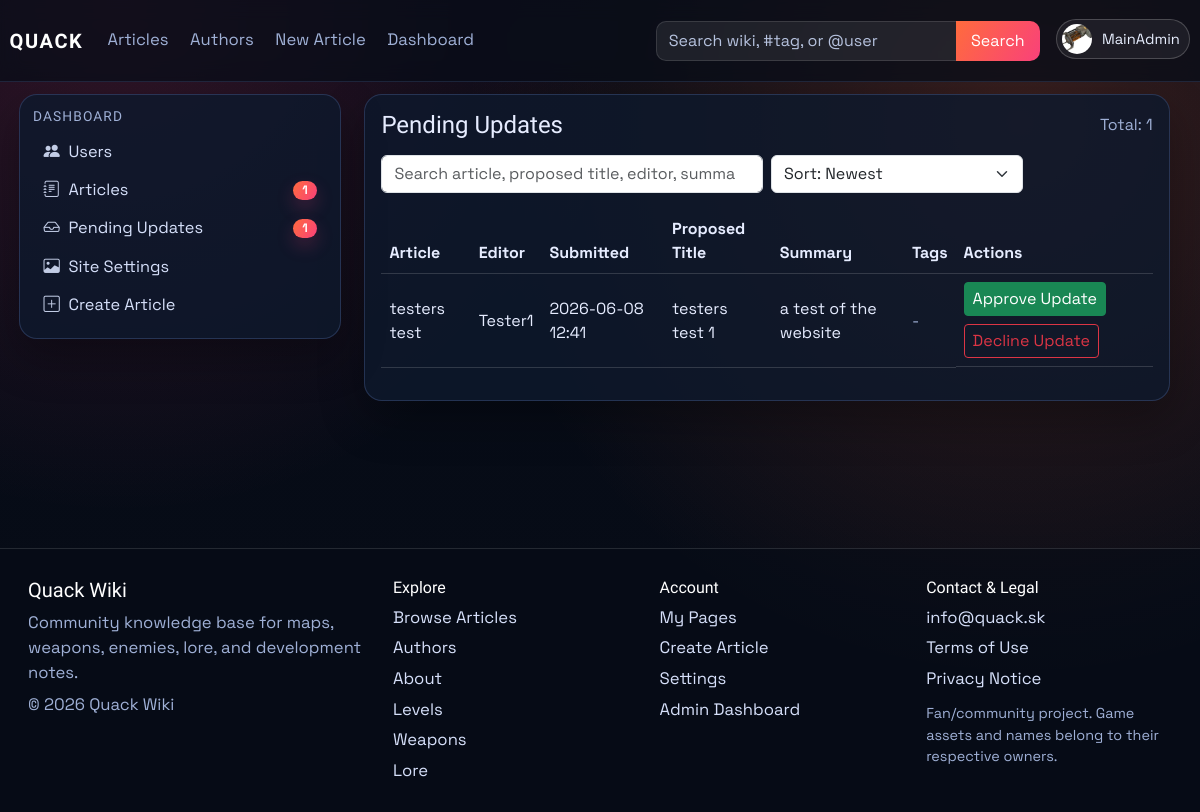
Page /dashboard/updates (signed in) on the committed database.
### models.py (models this page shows, shortened)
class User(db.Model, UserMixin):
    id = db.Column(db.Integer, primary_key=True)
    username = db.Column(db.String(120), unique=True, nullable=False)
    email = db.Column(db.String(120), unique=True, nullable=False)
    password_hash = db.Column(db.String(128), nullable=False)
    profile_image_url = db.Column(db.String(120), nullable=True)
    public_display_name = db.Column(db.String(80), nullable=True)
    public_bio = db.Column(db.Text, nullable=True)
    created_at = db.Column(db.DateTime, default=datetime.utcnow)
    role = db.Column(db.String(30), default='user')
    is_archived = db.Column(db.Boolean, default=False, nullable=False)
    archived_at = db.Column(db.DateTime, nullable=True)

class ArticleRevision(db.Model):
    id = db.Column(db.Integer, primary_key=True)
    article_id = db.Column(db.Integer, db.ForeignKey('article.id'), nullable=False)
    editor = db.Column(db.String(120), nullable=False)
    created_at = db.Column(db.DateTime, default=datetime.utcnow)
    title = db.Column(db.String(120), nullable=False)
    summary = db.Column(db.Text)
    content = db.Column(db.Text, nullable=False)
    infobox_data = db.Column(db.Text, nullable=True)
    image_url = db.Column(db.String(120), default='default.png')
    tags = db.Column(db.JSON, default=list)
    status = db.Column(db.String(20), default='pending', nullable=False)
    article = db.relationship('Article', backref=db.backref('revisions', lazy=True))

class Article(db.Model):
    id = db.Column(db.Integer, primary_key=True)
    title = db.Column(db.String(120), unique=True, nullable=False)
    author = db.Column(db.String(120), nullable=False)
    created_at = db.Column(db.DateTime, default=datetime.utcnow)
    image_url = db.Column(db.String(120), default='default.png')
    summary = db.Column(db.Text)
    content = db.Column(db.Text, nullable=False)
    infobox_data = db.Column(db.Text, nullable=True)
    tags = db.Column(db.JSON, default=list)
    status = db.Column(db.String(20), default='pending', nullable=False)
    approved_by = db.Column(db.String(120), nullable=True)
    approved_at = db.Column(db.DateTime, nullable=True)
    is_archived = db.Column(db.Boolean, default=False, nullable=False)
    archived_at = db.Column(db.DateTime, nullable=True)

### main.py (the view)
@app.route('/dashboard/updates')
@role_required(['admin', 'writer'])
def dashboard_updates():
    search = (request.args.get('q') or '').strip()
    sort = (request.args.get('sort') or 'newest').strip().lower()
    sort_map = {
        'newest': ArticleRevision.created_at.desc(),
        'oldest': ArticleRevision.created_at.asc(),
        'title_az': ArticleRevision.title.asc(),
        'title_za': ArticleRevision.title.desc(),
        'editor_az': ArticleRevision.editor.asc(),
        'editor_za': ArticleRevision.editor.desc(),
    }
    query = ArticleRevision.query.filter_by(status='pending')
    revisions = query.order_by(sort_map.get(sort, ArticleRevision.created_at.desc())).all()
    if search:
        revisions = [revision for revision in revisions if revision_matches_search(revision, search)]
    article_links = {
        revision.article.id: article_public_url(revision.article)
        for revision in revisions
        if revision.article
    }
    return render_template(
        'dashboard_updates.html',
        pending_revisions=revisions,
        article_links=article_links,
        search=search,
        sort=sort,
    )

### main.py (called while the page is built)
def get_site_settings():
    settings = SiteSettings.query.get(1)
    if not settings:
        settings = SiteSettings(id=1)
        db.session.add(settings)
        db.session.commit()
    return settings

@app.context_processor
def inject_site_settings():
    pending_counts = {'pending_articles': 0, 'pending_updates': 0}
    if current_user.is_authenticated and current_user.role in ['admin', 'writer']:
        pending_counts = {
            'pending_articles': Article.query.filter(
                Article.is_archived.is_(False),
                func.lower(func.trim(Article.status)) == 'pending',
            ).count(),
            'pending_updates': ArticleRevision.query.filter_by(status='pending').count(),
        }
    return {'site_settings': get_site_settings(), 'dashboard_pending_counts': pending_counts}

@login_manager.user_loader
def load_user(user_id):
    user = User.query.get(int(user_id))
    if user and user.is_archived:
        return None
    return user

def role_required(role_names: list):
    def decorator(func):
        @wraps(func)
        @login_required
        def wrapper(*args, **kwargs):
            if current_user.role not in role_names:
                abort(403)
            return func(*args, **kwargs)
        return wrapper
    return decorator

def article_public_url(article_obj: Article) -> str:
    if article_has_tag(article_obj, static_page_tag('about-us')):
        return url_for('about')
    return url_for('article', article_title=article_obj.title)

def static_page_tag(page_key: str) -> str:
    return f"page:{page_key.strip().lower()}"

def article_has_tag(article_obj: Article, tag_name: str) -> bool:
    wanted = tag_name.strip().lower()
    return any(str(tag).strip().lower() == wanted for tag in (article_obj.tags or []))

### templates/dashboard_updates.html (shortened to what this page needs)
{% extends "_base.html" %}
{% block content %}
<div class="container-fluid px-0">
    <section class="card p-3">
        <div class="d-flex justify-content-between align-items-center mb-3">
            <h4 class="mb-0">Pending Updates</h4>
            <span class="text-muted">Total: {{ pending_revisions|length }}</span>
        </div>
        <form method="GET" action="{{ url_for('dashboard_updates') }}" class="row g-2 mb-3" id="updatesFilterForm">
            <div class="col-md-6">
                <input class="form-control" type="search" name="q" value="{{ search }}" placeholder="Search article, proposed title, editor, summary, or #tag" id="updatesSearch">
            </div>
            <div class="col-md-4">
                <select class="form-select" name="sort" onchange="this.form.submit()">
                    <option value="newest" {% if sort == 'newest' %}selected{% endif %}>Sort: Newest</option>
                </select>
            </div>
        </form>
        <div class="table-responsive">
            <table class="table table-hover align-middle">
                <thead>
                    <tr>
                        <th>Article</th>
                        <th>Editor</th>
                        <th>Submitted</th>
                        <th>Proposed Title</th>
                        <th>Summary</th>
                        <th>Tags</th>
                        {% if current_user.role in ['admin', 'writer'] %}
                        <th>Actions</th>
                        {% endif %}
                    </tr>
                </thead>
                <tbody>
                    {% for revision in pending_revisions %}
                    <tr>
                        <td>
                            {% if revision.article %}
                            <a href="{{ article_links.get(revision.article.id, url_for('article', article_title=revision.article.title)) }}">{{ revision.article.title }}</a>
                            {% else %}
                            <span class="text-muted">Missing article</span>
                            {% endif %}
                        </td>
                        <td>{{ revision.editor }}</td>
                        <td>{{ revision.created_at.strftime('%Y-%m-%d %H:%M') if revision.created_at else '-' }}</td>
                        <td>{{ revision.title }}</td>
                        <td>{{ revision.summary or '-' }}</td>
                        <td>
                            {% for tag in revision.tags or [] %}
                            <span class="badge bg-secondary">{{ tag }}</span>
                            {% else %}
                            <span class="text-muted">-</span>
                            {% endfor %}
                        </td>
                        {% if current_user.role in ['admin', 'writer'] %}
                        <td class="d-flex gap-2 flex-wrap">
                            <form method="POST" action="{{ url_for('approve_revision', revision_id=revision.id) }}">
                                <button type="submit" class="btn btn-success btn-sm">Approve Update</button>
                            </form>
                            <form method="POST" action="{{ url_for('decline_revision', revision_id=revision.id) }}">
                                <button type="submit" class="btn btn-outline-danger btn-sm">Decline Update</button>
                            </form>
                        </td>
                        {% endif %}
                    </tr>
                    {% else %}
                    <tr>
                        <td colspan="{% if current_user.role in ['admin', 'writer'] %}7{% else %}6{% endif %}" class="text-muted">No pending updates.</td>
                    </tr>
                    {% endfor %}
                </tbody>
            </table>
        </div>
    </section>
</div>
{% endblock %}

### templates/partials/navbar.html (shortened to what this page needs)
<nav class="navbar navbar-expand-lg main-nav">
    <div class="container-fluid nav-wrap">
        <a class="navbar-brand brand-mark" href="{{ url_for('index') }}">QUACK</a>
        <div class="collapse navbar-collapse" id="navbarNav">
            <ul class="navbar-nav me-auto nav-links">
                <li class="nav-item"><a class="nav-link" href="{{ url_for('articles') }}">Articles</a></li>
                <li class="nav-item"><a class="nav-link" href="{{ url_for('authors') }}">Authors</a></li>
                <li class="nav-item"><a class="nav-link" href="{{ url_for('create_article') }}">New Article</a></li>
                {% if current_user.is_authenticated and current_user.role == "admin" %}
                <li class="nav-item"><a class="nav-link" href="{{ url_for('dashboard_users') }}">Dashboard</a></li>
                {% elif current_user.is_authenticated and current_user.role == "writer" %}
                <li class="nav-item"><a class="nav-link" href="{{ url_for('dashboard_articles') }}">Dashboard</a></li>
                {% endif %}
            </ul>
            <ul class="navbar-nav ms-auto align-items-lg-center nav-tools">
                <li class="nav-item nav-search-wrap">
                    <form class="nav-search" method="GET" action="{{ url_for('site_search') }}">
                        {% set nav_query = request.args.get('q', '') %}
                        {% if request.endpoint == 'authors' and request.args.get('all') == '1' and nav_query %}
                            {% set nav_query = '@' ~ nav_query %}
                        {% elif request.endpoint not in ['articles', 'authors'] %}
                            {% set nav_query = '' %}
                        {% endif %}
                        <input class="form-control" type="search" name="q" value="{{ nav_query }}" placeholder="Search wiki, #tag, or @user">
                        <button class="btn btn-brand" type="submit">Search</button>
                    </form>
                </li>
                {% if current_user.is_authenticated %}
                <li class="nav-item dropdown ms-lg-3">
                    <a class="profile-trigger" href="#" role="button" data-bs-toggle="dropdown" aria-expanded="false">
                        {% if current_user.profile_image_url %}
                        <img class="profile-avatar profile-avatar-img" src="{{ url_for('static', filename='img/' ~ current_user.profile_image_url) }}" alt="{{ current_user.username }} profile picture">
                        {% else %}
                        <span class="profile-avatar">{{ current_user.username[0]|upper }}</span>
                        {% endif %}
                        <span class="profile-name">{{ current_user.username }}</span>
                    </a>
                </li>
                {% else %}
                <li class="nav-item ms-lg-3">
                    <a class="btn btn-outline-light nav-login-btn" href="{{ url_for('login') }}">Login</a>
                </li>
                {% endif %}
            </ul>
        </div>
    </div>
</nav>

### static/css/style.css (style rules this page uses)
:root { --bg: #070c17; --bg-soft: #101a2d; --panel: rgba(14, 25, 44, 0.82); --panel-border: rgba(130, 170, 255, 0.2); --text: #e6ecff; --text-dim: #9fb0d6; --brand: #ff6b3d; --brand-2: #f9417a; --ok: #2ccf9f; --radius: 18px; --shadow: 0 18px 45px rgba(0, 0, 0, 0.3); --nav-height: 72px; --sidebar-width: 330px; --footer-height: 124px; --layout-top-pad: 5.6rem; --layout-side-pad: 1.2rem; --sidebar-top-offset: -0.35rem; }
* { box-sizing: border-box; }
body { margin: 0; color: var(--text); font-family: "Space Grotesk", sans-serif; font-size: 1.04rem; background: radial-gradient(circle at 10% 0%, rgba(249, 65, 122, 0.18), transparent 38%), radial-gradient(circle at 85% 15%, rgba(255, 107, 61, 0.2), transparent 45%), linear-gradient(180deg, #060b16, var(--bg)); min-height: 100vh; display: flex; flex-direction: column; }
h1, h2, h3, h4, h5, h6, .navbar-brand { font-family: "Sora", sans-serif; }
a { text-decoration: none; color: inherit; }
.main-nav { position: fixed; top: 0; left: 0; right: 0; width: 100%; margin-top: 0; z-index: 40; backdrop-filter: blur(10px); background: rgba(8, 13, 24, 0.72); border-top: 0; border-bottom: 1px solid rgba(130, 170, 255, 0.15); }
.nav-wrap { padding: 0.7rem 0.6rem; align-items: center; }
.brand-mark { font-weight: 700; letter-spacing: 0.08em; color: #fff; transition: color 0.2s ease, text-shadow 0.2s ease; }
.nav-links .nav-link { color: var(--text-dim); margin-right: 0.35rem; transition: color 0.2s ease; }
.nav-search { display: flex; align-items: stretch; gap: 0; }
.nav-search .form-control { background: rgba(255, 255, 255, 0.08); border: 1px solid rgba(255, 255, 255, 0.12); border-right: 0; border-radius: 10px 0 0 10px; color: #fff; min-width: 300px; height: 40px; }
.nav-search .form-control::placeholder { color: #b6c2de; }
.nav-search .btn { height: 40px; border-radius: 0 10px 10px 0; padding-inline: 0.95rem; }
.profile-trigger { height: 40px; display: inline-flex; align-items: center; gap: 0.6rem; padding: 0 0.6rem 0 0.35rem; border: 1px solid rgba(255, 255, 255, 0.2); border-radius: 999px; background: rgba(255, 255, 255, 0.06); color: #e8efff; transition: background-color 0.2s ease, border-color 0.2s ease; }
.profile-avatar { width: 30px; height: 30px; border-radius: 50%; display: inline-grid; place-items: center; font-weight: 700; font-size: 0.85rem; color: #fff; background: linear-gradient(135deg, var(--brand), var(--brand-2)); }
.profile-avatar-img { object-fit: cover; background: rgba(255, 255, 255, 0.12); }
.profile-name { max-width: 130px; overflow: hidden; text-overflow: ellipsis; white-space: nowrap; font-size: 0.92rem; }
.card { border-radius: var(--radius); border: 1px solid var(--panel-border); background: var(--panel); color: var(--text); box-shadow: var(--shadow); }
.card, .table, .form-control, .form-select, .btn { font-size: 1rem; }
.table { color: var(--text); }
.info-card p, .article-meta, .card p, .text-muted { color: var(--text-dim) !important; }
.btn-brand, .btn-primary { border: none; color: #fff; background: linear-gradient(120deg, var(--brand), var(--brand-2)); }
.table { --bs-table-bg: transparent; --bs-table-color: var(--text); --bs-table-border-color: rgba(255, 255, 255, 0.15); }

### rows in the picture
User: profile_image_url (picture), username "MainAdmin"
ArticleRevision: article "testers test", editor "Tester1", created_at "2026-06-08 12:41", title "testers test 1", summary "a test of the website"

### other values in the picture
{{ dashboard_pending_counts.pending_articles }} "1"
{{ dashboard_pending_counts.pending_updates }} "1"
{{ pending_revisions|length }} "1"
{{ label }} "About Levels Weapons Lore"
